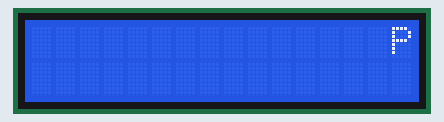
Simulated run of this sketch. Board: Arduino Uno, built with avr-gcc and run on an emulated ATmega328P. Parts: 16×2 character LCD.

Above: at 0.2 s.
At 4.2 s:
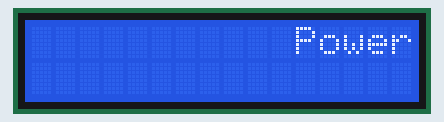
At 9.2 s:
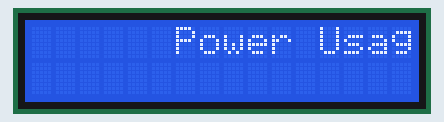
At 19.3 s:
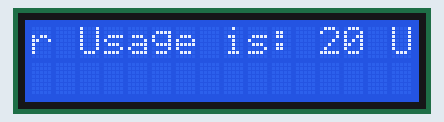
At 28.3 s:
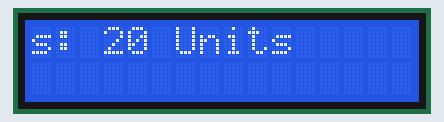
At 38.3 s:
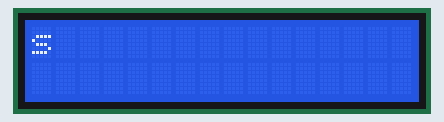

The sketch:

Power_Usage_Display.ino
```cpp
#include <LiquidCrystal.h>

LiquidCrystal lcd(12, 11, 5, 4, 3, 2);
int a = 0;
int b = 0;
int Largura = 16;
int Altura = 2;
int stringStart, stringStop = 0;
int sCursor = Largura;
int tamanho = 0;

String line1 = "Power Usage is: 20 Units";
void setup() {
  // set up the LCD's number of columns and rows:
  lcd.begin(16, 2);
  // Print a message to the LCD.
  lcd.print("Pasckathon Friends");

  lcd.setCursor(0,1);
  lcd.begin(Largura,Altura);
}

void loop() {
  scroll(); //Exec scroll

  lcd.setCursor(sCursor, 0);
  lcd.print(line1.substring(stringStart,stringStop));
  lcd.setCursor(0, 1);

  //Tam String da string
  tamanho = line1.length();
  if (stringStart == tamanho)
  {
    stringStart = 0;
    stringStop = 0;
  }
  //lcd.setCursor(0,1);
  //lcd.print("00:00");

  if(b<10){
  lcd.setCursor(3, 1);
  //lcd.print("0");

  lcd.setCursor(4, 1);
  //lcd.print(b);

  }
  else if(b<60){
  lcd.setCursor(3,1);
  //lcd.print(b);
  }
  else if(b=60){
  lcd.setCursor(1,1);
  b=0;
  a++;
  //lcd.print(a);
  }
  else if(a>10){
    lcd.setCursor(1,1);
    //lcd.print(a);
  }
  else{
    lcd.setCursor(0,1);
    //lcd.print(a);
  }
  b++;
  delay(1000);
}

void scroll()
{
  lcd.clear();
  if(stringStart == 0 && sCursor > 0)
  {
    sCursor--;
    stringStop++;
  } else if (stringStart == stringStop){
    stringStart = stringStop = 0;
    sCursor = Largura;
  } else if (stringStop == line1.length() && sCursor == 0) {
    stringStart++;
  } else {
    stringStart++;
    stringStop++;
  }
}
```

Measured:
- what the display in image 1 shows lasts 1.0 s, from 4.1 s to 5.1 s
